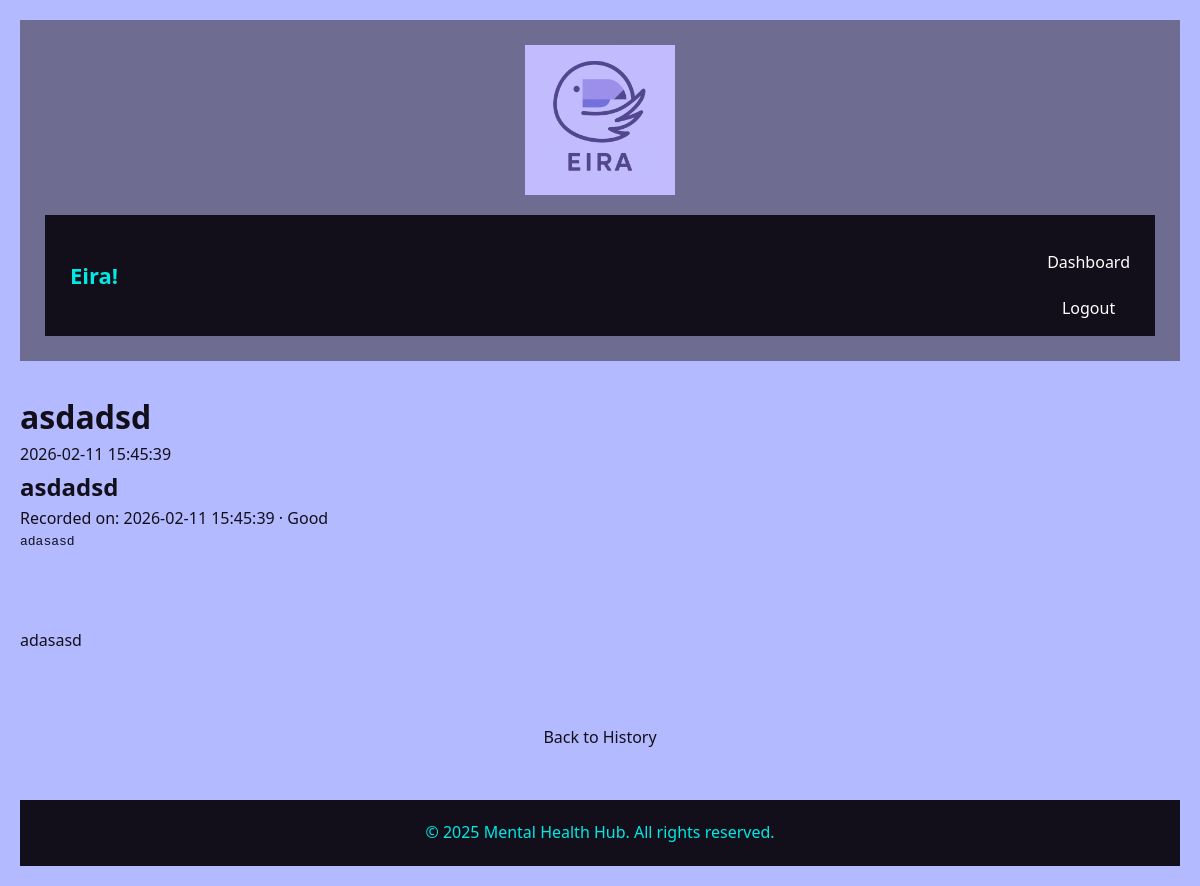
/entry/1 (signed in), run on the app's committed database.
### tables this page shows
CREATE TABLE Journal (
            id INTEGER PRIMARY KEY AUTOINCREMENT,
            user_username VARCHAR(20) NOT NULL,
            title VARCHAR(100) NOT NULL,
            content TEXT NOT NULL,
            timestamp DATETIME DEFAULT CURRENT_TIMESTAMP,
            sleep_hours FLOAT,
            mood TEXT,
            mood_rating REAL,
            tags TEXT,
            FOREIGN KEY (user_username) REFERENCES User(username) ON DELETE CASCADE
        );

### app.py (the view)
@app.route("/entry/<int:entry_id>", methods=["GET"])
def view_entry(entry_id):
    if not is_logged_in():
        return redirect(url_for("index"))
    username = session["Username"]
    conn = get_db_connection()
    entry = conn.execute(
        """
        SELECT id, title, content, strftime('%Y-%m-%d %H:%M:%S', timestamp) AS timestamp,
               mood, mood_rating
        FROM Journal WHERE id = ? AND user_username = ?
        """,
        (entry_id, username),
    ).fetchone()
    conn.close()
    if entry is None:
        flash("Entry not found", "error")
        return redirect(url_for("history"))
    return render_template("view_entry.html", entry=entry)

### app.py (called while the page is built)
def get_db_connection():
    conn = sqlite3.connect(DATABASE, check_same_thread=False)
    conn.row_factory = sqlite3.Row
    return conn

def is_logged_in():
    return "Username" in session

### templates/view_entry.html (shortened to what this page needs)
<html lang="en">
<head>
    <link rel="stylesheet" href="/static/style.css">
</head>
<body>
    <header>
        <img src="/static/eiralogo.png" alt="Eira Logo" class="logo">
        <nav class="navbar">
            <h1 class="nav-left">Eira!</h1>
            <div>
                <a href="/dashboard">Dashboard</a>
                <a href="/logout">Logout</a>
            </div>
        </nav>
    </header>
    <div class="main-content">
        <div class="container single-entry">
            <h1>{{ entry.title }}</h1>
            <div class="entry-meta">
                <span class="date">{{ entry.timestamp }}</span>
            </div>
            <h2>{{ entry.title }}</h2>
            <span class="date">
                Recorded on: {{ entry.timestamp }}
                {% if entry.mood %} · {{ entry.mood|capitalize }}{% endif %}
            </span>
            <pre>{{ entry.content }}</pre>
            <div class="entry-content" style="margin-top: 1.5em;">
                <p>{{ entry.content | replace('\n', '<br>') | safe }}</p>
            </div>
            <a href="/history">Back to History</a>
        </div>
    </div>
    <footer>
        <p>&copy; 2025 Mental Health Hub. All rights reserved.</p>
    </footer>
</body>
</html>

### static/style.css (style rules this page uses)
* { margin: 0; padding: 0; box-sizing: border-box; }
body { font-family: system-ui, -apple-system, BlinkMacSystemFont, "Segoe UI", Arial, sans-serif; background-color: #B3BAFF; color: #130f1a; line-height: 1.6; padding: 20px; }
.navbar { width: 100%; background: #130f1a; padding: 15px 25px; display: flex; justify-content: space-between; align-items: center; }
.nav-left { color: #00e9e5; font-size: 22px; font-weight: 700; }
.navbar a { color: #fff; text-decoration: none; margin-left: 20px; font-weight: 500; transition: 0.2s ease; }
header { background-color: #6f6c91; color: #fff; text-align: center; padding: 25px; margin-bottom: 30px; }
header h1 { font-size: 2.5rem; }
a { display: block; text-align: center; margin-top: 20px; text-decoration: none; color: #130f1a; transition: 0.2s ease; }
footer { text-align: center; margin-top: 50px; padding: 20px; background-color: #130f1a; color: #00e9e5; }
.logo { max-width: 150px; height: auto; display: block; margin: 0 auto 20px auto; }
.entry-content { white-space: pre-wrap; word-wrap: break-word; overflow-wrap: anywhere; max-width: 100%; }

### data on the page
Journal: title "asdadsd", mood "Good", content "adasasd"

### other printed values
{{ entry.timestamp }} "2026-02-11 15:45:39"
